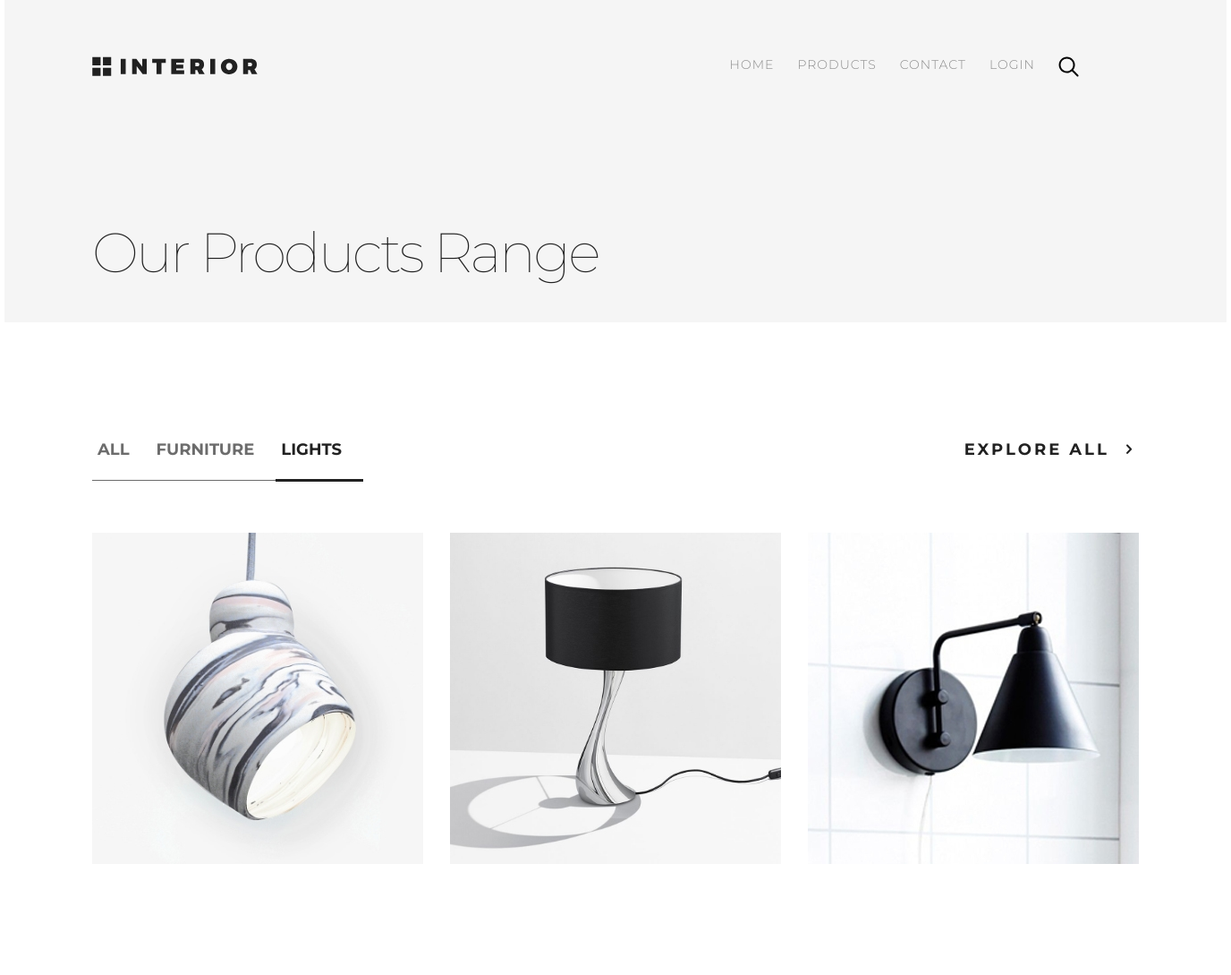
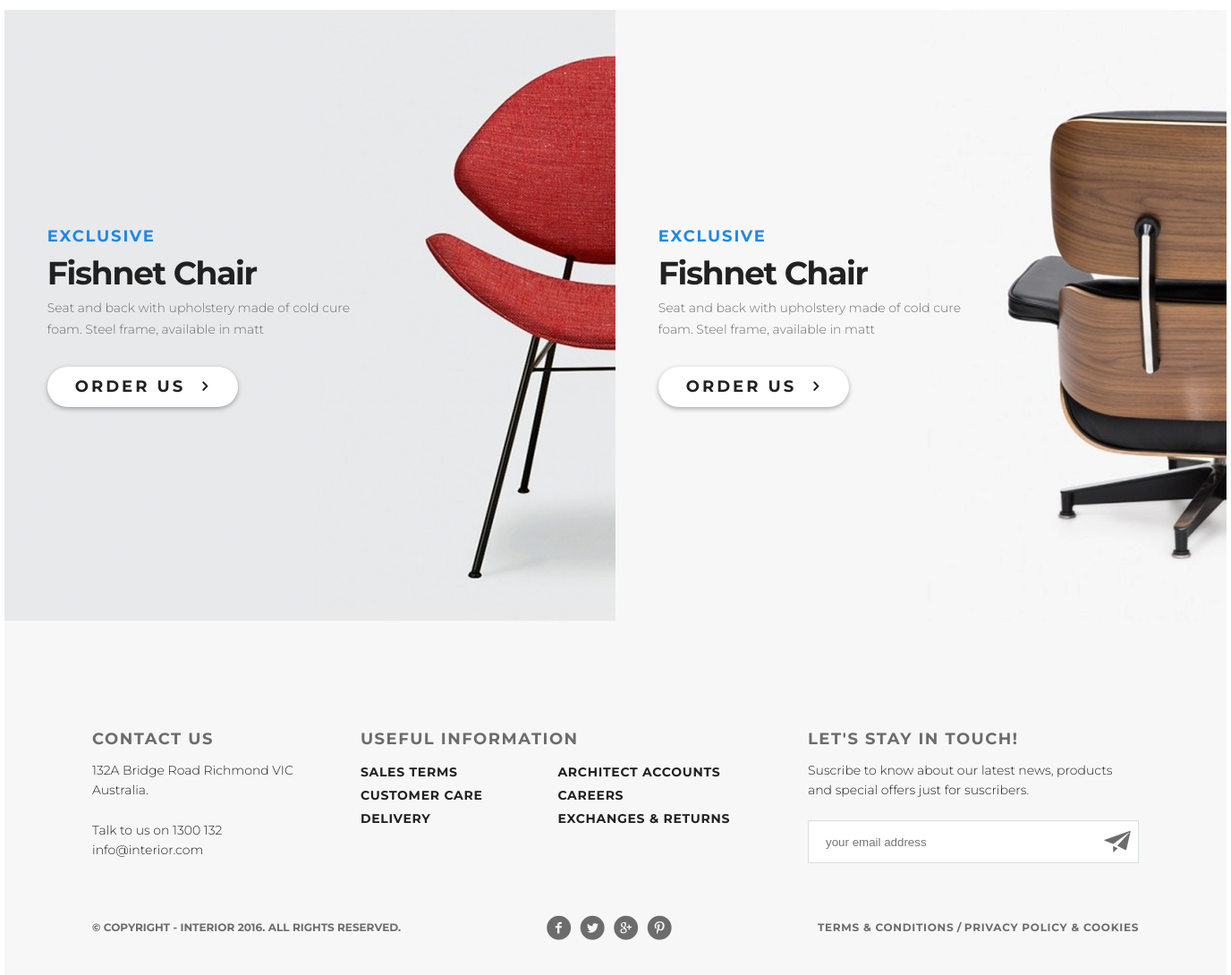
The app's page /products/2 with its own data (2 pictures, top to bottom).
### mainapp/models.py (models this page shows, shortened)
class Category(models.Model):
    name = models.CharField(max_length=200)

class Product(models.Model):
    category = models.ForeignKey(Category, related_name='products', on_delete=models.CASCADE)
    name = models.CharField(max_length=140)
    description = models.TextField(blank=True)
    price = models.DecimalField(max_digits=10, decimal_places=2)
    stock = models.PositiveIntegerField()
    image = models.ImageField(upload_to='products/%Y/%m/%d', blank=True)
    added = models.DateTimeField(auto_now_add=True)
    updated = models.DateTimeField(auto_now=True)
    class Meta:
        ordering = ('name',)

### mainapp/views.py (the view)
# urls.py: path('products/', views.products, name='products'),
def products(request, category_pk=None):
    categories = Category.objects.all()
    products = Product.objects.all()
    category = None
    if category_pk:
        category = get_object_or_404(Category, pk=category_pk)
        products = products.filter(category=category)
    context = {
        'category': category,
        'categories': categories,
        'products': products,
    }
    return render(request, 'mainapp/products.html', context)

### cart/context_processors.py (called while the page is built)
def cart(request):
    cart = []
    if request.user.is_authenticated:
        cart = Cart.objects.filter(user=request.user)
    return {'cart': cart}

### mainapp/templates/mainapp/products.html (shortened to what this page needs)
{% extends 'base.html' %}
{% load static %}
{% block content %}
            <section class="hero">
                <div class="hero__content site-padding">
                    <h2 class="title big-title">Our Products Range</h2>
                </div>
            </section>
        <section class="featured">
            <div class="featured__top site-padding">
                <ul class="tab-controll tab-controll_small">
                    <li><a href="{% url 'shop:products' %}"
                        class="tab-controll__link {% if not category %}tab-controll__link_active{% endif %}">
                        All
                    </a></li>
                    {% for c in categories %}
                    <li>
                        <a href="{% url 'shop:products_by_category' c.pk %}"
                            class="tab-controll__link {% if category.pk == c.pk %}tab-controll__link_active{% endif %}">
                            {{ c.name }}
                        </a>
                    </li>
                    {% endfor %}
                </ul>
                <a href="#" class="btn btn-ghost">Explore all</a>
            </div>
            <div class="featured__content">
                {% for prod in products %}
                {% include 'mainapp/components/card.html' with prod=prod card_class='featured-card_big' %}
                {% endfor %}
            </div>
        </section>
        <section class="promo">
            <div class="promo__item card">
                <img src="{% static 'img/promo-img1.jpg' %}" alt="promo product 1" class="card__img">
                <div class="card__content">
                    <h3 class="tag tag-blue">Exclusive</h3>
                    <h2 class="title mid-title">Fishnet chair</h2>
                    <p class="details">Seat and back with upholstery made of cold cure foam. Steel frame, available in matt</p>
                    <a href="{% url 'shop:products' %}" class="btn">order us</a>
                </div>
            </div>
            <div class="promo__item card">
                <img src="{% static 'img/promo-img.jpg' %}" alt="promo product 2" class="card__img">
                <div class="card__content">
                    <h3 class="tag tag-blue">Exclusive</h3>
                    <h2 class="title mid-title">Fishnet chair</h2>
                    <p class="details">Seat and back with upholstery made of cold cure foam. Steel frame, available in matt</p>
                    <a href="{% url 'shop:products' %}" class="btn">order us</a>
                </div>
            </div>
        </section>
{% endblock %}

### templates/base.html (shortened to what this page needs)
<!DOCTYPE html>
<html lang="en">
<head>
    <link href="https://fonts.googleapis.com/css?family=Montserrat:100,300,400,700" rel="stylesheet"> {% load staticfiles %}
    <link rel="stylesheet" href="{% static 'styles/style.css' %}">
</head>
<body>
    <div class="container">
        <div class="header site-padding">
            {% include 'main_menu.html' %}
        </div>
        <div class="content">
            {% block content %} {% endblock content %}
        </div>
        <footer class="footer site-padding">
            {% block footer %}
            {% include 'footer.html' %}
            {% endblock footer %}
        </footer>
    </div>
</body>
</html>

### templates/main_menu.html (shortened to what this page needs)
{% load static %}
<a href="{% url 'shop:index' %}" class="logo">
    <img src="{% static 'img/logo.svg' %}" alt="logo">
</a>
<nav class="menu">
    <ul class="menu__list">
        <li>
            <a href="{% url 'shop:index' %}" class="menu__link
            {% if request.resolver_match.view_name == 'shop:index' %}menu__link_active{% endif %}">
                Home
            </a>
        </li>
        <li>
            <a href="{% url 'shop:products' %}" class="menu__link
        {% if request.resolver_match.view_name == 'shop:products' %}menu__link_active{% endif %}">
                Products
            </a>
        </li>
        <li>
            <a href="{% url 'shop:contacts' %}" class="menu__link
    {% if request.resolver_match.view_name == 'shop:contacts' %}menu__link_active{% endif %}">
                Contact
            </a>
        </li>
        {% if user.is_authenticated %}
        <li>
            <a href="{% url 'account:update_profile' %}" class="menu__link">{{ user }}</a>
        </li>
        <li>
            <a href="{% url 'account:logout' %}" class="menu__link">Logout</a>
        </li>
        {% else %}
        <li>
            <a href="{% url 'account:login' %}" class="menu__link">Login</a>
        </li>
        {% endif %}
        <li>
            <a href="#" class="menu__link">
                <img src="{% static 'img/search.svg' %}" alt="search" title="Search">
            </a>
        </li>
    </ul>
</nav>

### mainapp/templates/mainapp/components/card.html (shortened to what this page needs)
{% load static %}
<div class="featured-card {{ card_class }}">
    <img src="{{ prod.image.url }}" alt="" class="featured-card__bkg">
</div>

### templates/footer.html
<div class="footer__row">
    <div class="footer__contact">
        <h3 class="footer__header">Contact Us</h3>
        <p class="footer__text">
            132A Bridge Road Richmond VIC
            <br> Australia.
            <br>
        </p>
        <p class="footer__text">
            Talk to us on 1300 132
            <br> info@interior.com
        </p>
    </div>
    <div class="footer__info">
        <h3 class="footer__header">Useful Information</h3>
        <ul class="footer__list">
            <li>
                <a href="#" class="footer__link">Sales terms</a>
            </li>
            <li>
                <a href="#" class="footer__link">Customer care</a>
            </li>
            <li>
                <a href="#" class="footer__link">Delivery</a>
            </li>
            <li>
                <a href="#" class="footer__link">Architect accounts</a>
            </li>
            <li>
                <a href="#" class="footer__link">Careers</a>
            </li>
            <li>
                <a href="#" class="footer__link">Exchanges & returns</a>
            </li>
        </ul>
    </div>
    <div class="footer__subscribe">
        <h3 class="footer__header">Let's stay in touch!</h3>
        <p class="footer__text">
            Suscribe to know about our latest news, products and special offers just for suscribers.
        </p>
        <form class="footer__form">
            <input type="text" class="footer__email-input" placeholder="your email address">
            <button type="submit" class="footer__submit">&#xe800;</button>
        </form>
    </div>
</div>
<div class="footer__row">
    <div class="footer__col">© Copyright - INTERIOR 2016. All Rights Reserved.</div>
    <div class="footer__col footer__social">
        <a href="#" class="social-link">&#xf30d;</a>
        <a href="#" class="social-link">&#xf30a;</a>
        <a href="#" class="social-link">&#xf310;</a>
        <a href="#" class="social-link">&#xf313;</a>
    </div>
    <div class="footer__col">
        <a href="#" class="footer__link footer__link_sm">Terms & Conditions</a> /
        <a href="#" class="footer__link footer__link_sm">Privacy policy & Cookies</a>
    </div>
</div>

### records on screen
Category: name "FURNITURE"
Category: name "LIGHTS"
Product: image (picture)
Product: image (picture)
Product: image (picture)
